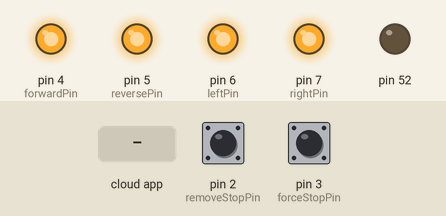
This sketch was run on a simulated Arduino Mega 2560, built with avr-gcc and run on an emulated ATmega2560. Parts: output pins drawn as LEDs (lit = HIGH). Inputs (shaded band) come from the test bench; at power-on: pin 2 (removeStopPin) HIGH, pin 3 (forceStopPin) HIGH. The ROS host is connected and sends only what is stated.

Above: at 1.2 s.
1.3 s: pin 2 (removeStopPin) pulled LOW for 0.15 s
At 2.5 s:
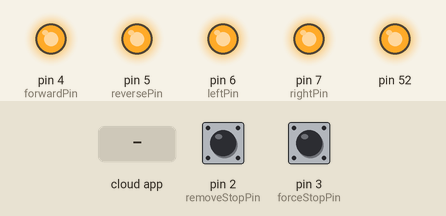
2.9 s: the phone or cloud app sets arduino_linear to 0
At 3.8 s:
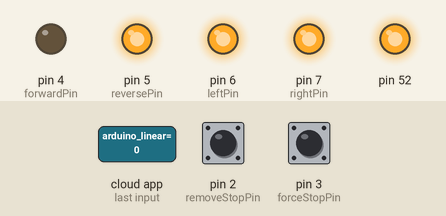
4.4 s: the phone or cloud app sets arduino_angular to 0
At 4.9 s:
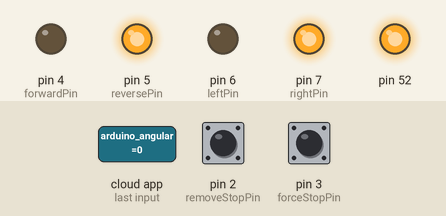
5.9 s: the phone or cloud app sets arduino_linear to 45
At 7.1 s:
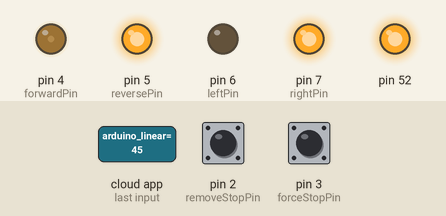
7.4 s: pin 3 (forceStopPin) pulled LOW for 0.15 s
At 8.4 s:
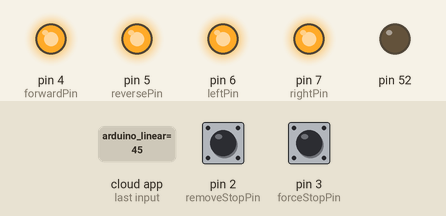
9.0 s: pin 2 (removeStopPin) pulled LOW for 1 s
At 9.6 s:
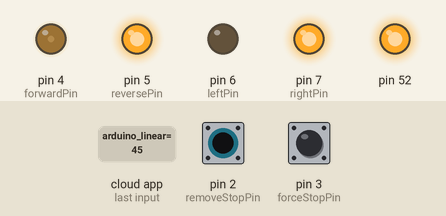
Timing chart, 0 to 12.0 s (numbered marks = the images above; inputs shaded):
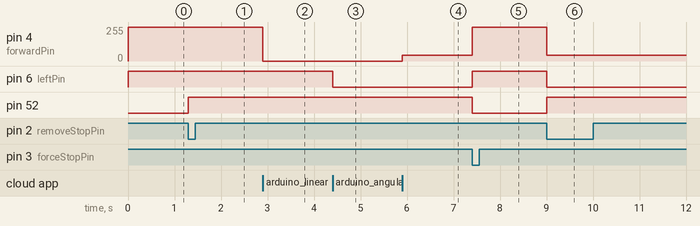

Measured:
- after the input at 1.3 s, pin 52: LOW → HIGH at once
- after the input at 2.9 s, pin 4 (forwardPin): 255/255 → 0/255 at once
- after the input at 4.4 s, pin 6 (leftPin): HIGH → LOW at once
- after the input at 5.9 s, pin 4 (forwardPin): 0/255 → 45/255 at once
- after the input at 7.4 s, pin 4 (forwardPin): 45/255 → 255/255 at once; pin 6 (leftPin): LOW → HIGH at once; pin 52: HIGH → LOW at once
- after the input at 9.0 s, pin 4 (forwardPin): 255/255 → 45/255 at once; pin 6 (leftPin): HIGH → LOW at once; pin 52: LOW → HIGH at once

The sketch:

noMapArduino.ino
```cpp
#include <ros.h>
#include <geometry_msgs/Twist.h>
#include <std_msgs/Int32.h>

//Ros Node Handle
ros::NodeHandle  nh;

//PWM Output Pin
const int forwardPin = 4;
const int reversePin = 5;
const int leftPin = 6;
const int rightPin = 7;

//Emergency Button Pin and Value
const int forceStopPin = 3;
const int removeStopPin = 2;
volatile bool forcedStop = true;

//Speed and pwm limit
float maxVel = 1;
int minVal = 255;

//Variables for storing linear and angular speed as pwm values
int pwm_linear = minVal;
int pwm_angular = minVal;

//Variables for storing forward/backward(x) and left/right(y) voltage
int xVoltage = minVal;
int yVoltage = minVal;

/*
std_msgs::String interr;
char s1[10]="interrupt";
char s2[3]="go";
*/

//Boolean values to decide the 4-way direction
bool forward;
bool left;

//Check if the Push Button Switch is pressed
void checkForceStop(){
  forcedStop = true;
}
void removeForceStop(){
  forcedStop = false;
}

void callback_linear(const std_msgs::Int32& lin_msg){
  pwm_linear = lin_msg.data;

  //Check the direction
  if(pwm_linear >= 0)
    forward = true;
  else
    forward = false;

  xVoltage = abs(pwm_linear);
}
void callback_angular(const std_msgs::Int32& ang_msg){
  pwm_angular = ang_msg.data;

  //Check the direction
  if(pwm_angular >= 0)
    left = true;
  else
    left = false;

  yVoltage = abs(pwm_angular);
}

//Ros Subscriber
ros::Subscriber<std_msgs::Int32> sub_l("arduino_linear", callback_linear);
ros::Subscriber<std_msgs::Int32> sub_a("arduino_angular", callback_angular);

void setup(){
  //Setup of the Pins
  pinMode(forwardPin,OUTPUT);
  pinMode(reversePin,OUTPUT);
  pinMode(leftPin,OUTPUT);
  pinMode(rightPin,OUTPUT);

  pinMode(52, OUTPUT);

  pinMode(forceStopPin, INPUT_PULLUP);
  pinMode(removeStopPin, INPUT_PULLUP);

  forcedStop = true; // Initial state it is needed to release the chair

  attachInterrupt(digitalPinToInterrupt(forceStopPin), checkForceStop, FALLING);
  attachInterrupt(digitalPinToInterrupt(removeStopPin), removeForceStop, FALLING);

  //Setting default values
  forward = true;
  left = true;

  xVoltage = minVal;
  yVoltage = minVal;

  // Start the communication between ROS and Arduino
  nh.getHardware()->setBaud(115200);
  nh.initNode();
  nh.subscribe(sub_l);
  nh.subscribe(sub_a);

  // Initialize the pwm pins
  analogWrite(forwardPin, minVal);
  analogWrite(leftPin, minVal);
  analogWrite(reversePin, minVal);
  analogWrite(rightPin, minVal);


}

void loop(){
  //check if the variable for the emergency stop is enabled
  if(forcedStop){
    analogWrite(forwardPin, minVal);
    analogWrite(leftPin, minVal);
    analogWrite(reversePin, minVal);
    analogWrite(rightPin, minVal);

    digitalWrite(52, LOW);
  }
  else{
    digitalWrite(52, HIGH);
    //Linear Velocity

    if(forward){
      //set backward velocity to 0
      analogWrite(reversePin, minVal);
      //set forward velocity to the mapped value
      analogWrite(forwardPin, xVoltage);
    }
    else {
      //set forward velocity to 0
      analogWrite(forwardPin, minVal);
      //set backward velocity to the mapped value
      analogWrite(reversePin, xVoltage);
    }

    if(left){
      //set right velocity to 0
      analogWrite(rightPin, minVal);
      //set left velocity to the mapped value
      analogWrite(leftPin, yVoltage);
    }
    else{
      //set left velocity to 0
      analogWrite(leftPin, minVal);
      //set backward velocity to the mapped value
      analogWrite(rightPin, yVoltage);
    }

  }
  //keep the set voltages for 10 milliseconds
  delay(5);

  // Keep the communication between ROS and Arduino
  nh.spinOnce();
  nh.spinOnce();

}
```
